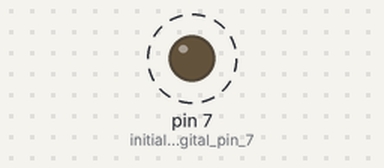
Bench run of a sketch on a simulated Arduino Uno, built with avr-gcc and run on an emulated ATmega328P. Parts: output pins drawn as LEDs (lit = HIGH). Dashed ring = blinking.

Above: at 36.0 s.
Timing chart, 0 to 36.3 s (numbered marks = the images above):
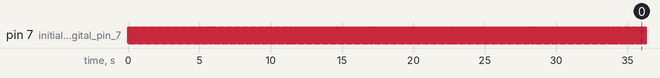

The sketch:

main.c.ino
```cpp
void setup()
{
  pinMode(7, OUTPUT);     // initialize digital pin 7 as an output
}

void loop()
{
  digitalWrite(7, HIGH);  //turn the LED on by making the voltage HIGH
  delay(40);              //wait for a half second
  digitalWrite(7, LOW);   //turn the LED off by making the voltage LOW
  delay(40);              //wait for a half second
}
```

Measured:
- by itself, pin 7 (initialize_digital_pin_7): alternates HIGH for 0.04 s and LOW for 0.04 s
